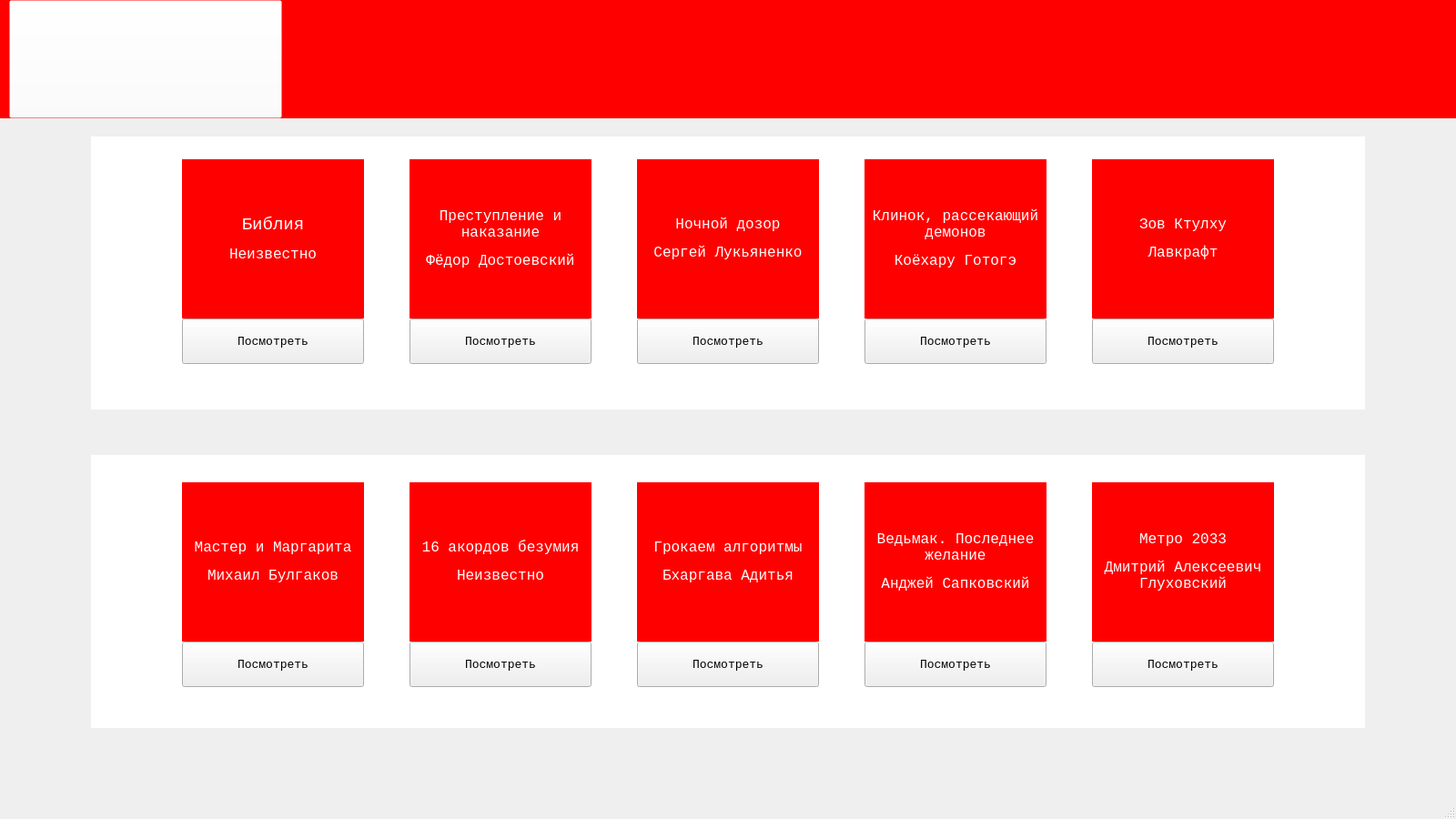
<?xml version="1.0" encoding="UTF-8"?>
<ui version="4.0">
 <class>MainWindow</class>
 <widget class="QMainWindow" name="MainWindow">
  <property name="geometry">
   <rect>
    <x>0</x>
    <y>0</y>
    <width>1600</width>
    <height>900</height>
   </rect>
  </property>
  <property name="font">
   <font>
    <family>Consolas</family>
    <pointsize>10</pointsize>
   </font>
  </property>
  <property name="acceptDrops">
   <bool>false</bool>
  </property>
  <property name="windowTitle">
   <string>MainWindow</string>
  </property>
  <widget class="QWidget" name="centralwidget">
   <widget class="QLabel" name="head_label">
    <property name="geometry">
     <rect>
      <x>0</x>
      <y>0</y>
      <width>1600</width>
      <height>130</height>
     </rect>
    </property>
    <property name="styleSheet">
     <string notr="true">background-color: rgb(255, 0, 0);</string>
    </property>
    <property name="text">
     <string/>
    </property>
   </widget>
   <widget class="QLabel" name="booker_label">
    <property name="geometry">
     <rect>
      <x>10</x>
      <y>0</y>
      <width>300</width>
      <height>130</height>
     </rect>
    </property>
    <property name="text">
     <string/>
    </property>
    <property name="pixmap">
     <pixmap>logo.png</pixmap>
    </property>
   </widget>
   <widget class="QPushButton" name="main_button">
    <property name="enabled">
     <bool>true</bool>
    </property>
    <property name="geometry">
     <rect>
      <x>10</x>
      <y>0</y>
      <width>300</width>
      <height>130</height>
     </rect>
    </property>
    <property name="cursor">
     <cursorShape>PointingHandCursor</cursorShape>
    </property>
    <property name="mouseTracking">
     <bool>false</bool>
    </property>
    <property name="styleSheet">
     <string notr="true">background-color: rgba(255, 255, 255, 0);</string>
    </property>
    <property name="text">
     <string/>
    </property>
   </widget>
   <widget class="QLabel" name="main_label1">
    <property name="geometry">
     <rect>
      <x>100</x>
      <y>150</y>
      <width>1400</width>
      <height>300</height>
     </rect>
    </property>
    <property name="styleSheet">
     <string notr="true">background-color: rgb(255, 255, 255);</string>
    </property>
    <property name="text">
     <string/>
    </property>
   </widget>
   <widget class="QLabel" name="main_label2">
    <property name="geometry">
     <rect>
      <x>100</x>
      <y>500</y>
      <width>1400</width>
      <height>300</height>
     </rect>
    </property>
    <property name="styleSheet">
     <string notr="true">background-color: rgb(255, 255, 255);</string>
    </property>
    <property name="text">
     <string/>
    </property>
   </widget>
   <widget class="QLabel" name="book1">
    <property name="geometry">
     <rect>
      <x>200</x>
      <y>175</y>
      <width>200</width>
      <height>175</height>
     </rect>
    </property>
    <property name="font">
     <font>
      <family>Consolas</family>
      <pointsize>12</pointsize>
     </font>
    </property>
    <property name="styleSheet">
     <string notr="true">background-color: rgb(255, 0, 0);
color: rgb(255, 255, 255);</string>
    </property>
    <property name="text">
     <string notr="true">&lt;html&gt;&lt;head/&gt;&lt;body&gt;&lt;p&gt;&lt;span style=&quot; font-size:14pt;&quot;&gt;Библия&lt;/span&gt;&lt;/p&gt;&lt;p&gt;Неизвестно&lt;/p&gt;&lt;/body&gt;&lt;/html&gt;</string>
    </property>
    <property name="textFormat">
     <enum>Qt::AutoText</enum>
    </property>
    <property name="alignment">
     <set>Qt::AlignCenter</set>
    </property>
    <property name="wordWrap">
     <bool>true</bool>
    </property>
   </widget>
   <widget class="QLabel" name="book6">
    <property name="geometry">
     <rect>
      <x>200</x>
      <y>530</y>
      <width>200</width>
      <height>175</height>
     </rect>
    </property>
    <property name="font">
     <font>
      <family>Consolas</family>
      <pointsize>12</pointsize>
     </font>
    </property>
    <property name="styleSheet">
     <string notr="true">background-color: rgb(255, 0, 0);
color: rgb(255, 255, 255);</string>
    </property>
    <property name="text">
     <string>&lt;html&gt;&lt;head/&gt;&lt;body&gt;&lt;p&gt;Мастер и Маргарита&lt;/p&gt;&lt;p&gt;Михаил Булгаков&lt;/p&gt;&lt;/body&gt;&lt;/html&gt;</string>
    </property>
    <property name="alignment">
     <set>Qt::AlignCenter</set>
    </property>
    <property name="wordWrap">
     <bool>true</bool>
    </property>
   </widget>
   <widget class="QLabel" name="book10">
    <property name="geometry">
     <rect>
      <x>1200</x>
      <y>530</y>
      <width>200</width>
      <height>175</height>
     </rect>
    </property>
    <property name="font">
     <font>
      <family>Consolas</family>
      <pointsize>12</pointsize>
     </font>
    </property>
    <property name="styleSheet">
     <string notr="true">background-color: rgb(255, 0, 0);
color: rgb(255, 255, 255);</string>
    </property>
    <property name="text">
     <string>&lt;html&gt;&lt;head/&gt;&lt;body&gt;&lt;p&gt;Метро 2033&lt;/p&gt;&lt;p&gt;Дмитрий Алексеевич Глуховский&lt;/p&gt;&lt;/body&gt;&lt;/html&gt;</string>
    </property>
    <property name="alignment">
     <set>Qt::AlignCenter</set>
    </property>
    <property name="wordWrap">
     <bool>true</bool>
    </property>
   </widget>
   <widget class="QLabel" name="book7">
    <property name="geometry">
     <rect>
      <x>450</x>
      <y>530</y>
      <width>200</width>
      <height>175</height>
     </rect>
    </property>
    <property name="font">
     <font>
      <family>Consolas</family>
      <pointsize>12</pointsize>
     </font>
    </property>
    <property name="styleSheet">
     <string notr="true">background-color: rgb(255, 0, 0);
color: rgb(255, 255, 255);</string>
    </property>
    <property name="text">
     <string>&lt;html&gt;&lt;head/&gt;&lt;body&gt;&lt;p&gt;16 акордов безумия&lt;/p&gt;&lt;p&gt;Неизвестно&lt;/p&gt;&lt;/body&gt;&lt;/html&gt;</string>
    </property>
    <property name="alignment">
     <set>Qt::AlignCenter</set>
    </property>
    <property name="wordWrap">
     <bool>true</bool>
    </property>
   </widget>
   <widget class="QLabel" name="book9">
    <property name="geometry">
     <rect>
      <x>950</x>
      <y>530</y>
      <width>200</width>
      <height>175</height>
     </rect>
    </property>
    <property name="font">
     <font>
      <family>Consolas</family>
      <pointsize>12</pointsize>
     </font>
    </property>
    <property name="styleSheet">
     <string notr="true">background-color: rgb(255, 0, 0);
color: rgb(255, 255, 255);</string>
    </property>
    <property name="text">
     <string>&lt;html&gt;&lt;head/&gt;&lt;body&gt;&lt;p&gt;Ведьмак. Последнее желание&lt;/p&gt;&lt;p&gt;Анджей Сапковский&lt;/p&gt;&lt;/body&gt;&lt;/html&gt;</string>
    </property>
    <property name="alignment">
     <set>Qt::AlignCenter</set>
    </property>
    <property name="wordWrap">
     <bool>true</bool>
    </property>
   </widget>
   <widget class="QLabel" name="book8">
    <property name="geometry">
     <rect>
      <x>700</x>
      <y>530</y>
      <width>200</width>
      <height>175</height>
     </rect>
    </property>
    <property name="font">
     <font>
      <family>Consolas</family>
      <pointsize>12</pointsize>
     </font>
    </property>
    <property name="styleSheet">
     <string notr="true">background-color: rgb(255, 0, 0);
color: rgb(255, 255, 255);</string>
    </property>
    <property name="text">
     <string>&lt;html&gt;&lt;head/&gt;&lt;body&gt;&lt;p&gt;Грокаем алгоритмы&lt;/p&gt;&lt;p&gt;Бхаргава Адитья&lt;/p&gt;&lt;/body&gt;&lt;/html&gt;</string>
    </property>
    <property name="alignment">
     <set>Qt::AlignCenter</set>
    </property>
    <property name="wordWrap">
     <bool>true</bool>
    </property>
   </widget>
   <widget class="QPushButton" name="book_button1">
    <property name="geometry">
     <rect>
      <x>200</x>
      <y>350</y>
      <width>200</width>
      <height>50</height>
     </rect>
    </property>
    <property name="cursor">
     <cursorShape>PointingHandCursor</cursorShape>
    </property>
    <property name="text">
     <string>Посмотреть</string>
    </property>
   </widget>
   <widget class="QPushButton" name="book_button2">
    <property name="geometry">
     <rect>
      <x>450</x>
      <y>350</y>
      <width>200</width>
      <height>50</height>
     </rect>
    </property>
    <property name="cursor">
     <cursorShape>PointingHandCursor</cursorShape>
    </property>
    <property name="text">
     <string>Посмотреть</string>
    </property>
   </widget>
   <widget class="QPushButton" name="book_button3">
    <property name="geometry">
     <rect>
      <x>700</x>
      <y>350</y>
      <width>200</width>
      <height>50</height>
     </rect>
    </property>
    <property name="cursor">
     <cursorShape>PointingHandCursor</cursorShape>
    </property>
    <property name="text">
     <string>Посмотреть</string>
    </property>
   </widget>
   <widget class="QPushButton" name="book_button4">
    <property name="geometry">
     <rect>
      <x>950</x>
      <y>350</y>
      <width>200</width>
      <height>50</height>
     </rect>
    </property>
    <property name="cursor">
     <cursorShape>PointingHandCursor</cursorShape>
    </property>
    <property name="text">
     <string>Посмотреть</string>
    </property>
   </widget>
   <widget class="QPushButton" name="book_button5">
    <property name="geometry">
     <rect>
      <x>1200</x>
      <y>350</y>
      <width>200</width>
      <height>50</height>
     </rect>
    </property>
    <property name="cursor">
     <cursorShape>PointingHandCursor</cursorShape>
    </property>
    <property name="text">
     <string>Посмотреть</string>
    </property>
   </widget>
   <widget class="QPushButton" name="book_button8">
    <property name="geometry">
     <rect>
      <x>700</x>
      <y>705</y>
      <width>200</width>
      <height>50</height>
     </rect>
    </property>
    <property name="cursor">
     <cursorShape>PointingHandCursor</cursorShape>
    </property>
    <property name="text">
     <string>Посмотреть</string>
    </property>
   </widget>
   <widget class="QPushButton" name="book_button10">
    <property name="geometry">
     <rect>
      <x>1200</x>
      <y>705</y>
      <width>200</width>
      <height>50</height>
     </rect>
    </property>
    <property name="cursor">
     <cursorShape>PointingHandCursor</cursorShape>
    </property>
    <property name="text">
     <string>Посмотреть</string>
    </property>
   </widget>
   <widget class="QPushButton" name="book_button7">
    <property name="geometry">
     <rect>
      <x>450</x>
      <y>705</y>
      <width>200</width>
      <height>50</height>
     </rect>
    </property>
    <property name="cursor">
     <cursorShape>PointingHandCursor</cursorShape>
    </property>
    <property name="text">
     <string>Посмотреть</string>
    </property>
   </widget>
   <widget class="QPushButton" name="book_button6">
    <property name="geometry">
     <rect>
      <x>200</x>
      <y>705</y>
      <width>200</width>
      <height>50</height>
     </rect>
    </property>
    <property name="cursor">
     <cursorShape>PointingHandCursor</cursorShape>
    </property>
    <property name="text">
     <string>Посмотреть</string>
    </property>
   </widget>
   <widget class="QPushButton" name="book_button9">
    <property name="geometry">
     <rect>
      <x>950</x>
      <y>705</y>
      <width>200</width>
      <height>50</height>
     </rect>
    </property>
    <property name="cursor">
     <cursorShape>PointingHandCursor</cursorShape>
    </property>
    <property name="text">
     <string>Посмотреть</string>
    </property>
   </widget>
   <widget class="QLabel" name="book2">
    <property name="geometry">
     <rect>
      <x>450</x>
      <y>175</y>
      <width>200</width>
      <height>175</height>
     </rect>
    </property>
    <property name="font">
     <font>
      <family>Consolas</family>
      <pointsize>12</pointsize>
     </font>
    </property>
    <property name="styleSheet">
     <string notr="true">background-color: rgb(255, 0, 0);
color: rgb(255, 255, 255);</string>
    </property>
    <property name="text">
     <string notr="true">&lt;html&gt;&lt;head/&gt;&lt;body&gt;&lt;p&gt;Преступление и наказание&lt;/p&gt;&lt;p&gt;Фёдор Достоевский&lt;/p&gt;&lt;/body&gt;&lt;/html&gt;</string>
    </property>
    <property name="textFormat">
     <enum>Qt::AutoText</enum>
    </property>
    <property name="alignment">
     <set>Qt::AlignCenter</set>
    </property>
    <property name="wordWrap">
     <bool>true</bool>
    </property>
   </widget>
   <widget class="QLabel" name="book3">
    <property name="geometry">
     <rect>
      <x>700</x>
      <y>175</y>
      <width>200</width>
      <height>175</height>
     </rect>
    </property>
    <property name="font">
     <font>
      <family>Consolas</family>
      <pointsize>12</pointsize>
     </font>
    </property>
    <property name="styleSheet">
     <string notr="true">background-color: rgb(255, 0, 0);
color: rgb(255, 255, 255);</string>
    </property>
    <property name="text">
     <string notr="true">&lt;html&gt;&lt;head/&gt;&lt;body&gt;&lt;p&gt;Ночной дозор&lt;/p&gt;&lt;p&gt;Сергей Лукьяненко&lt;/p&gt;&lt;/body&gt;&lt;/html&gt;</string>
    </property>
    <property name="textFormat">
     <enum>Qt::AutoText</enum>
    </property>
    <property name="alignment">
     <set>Qt::AlignCenter</set>
    </property>
    <property name="wordWrap">
     <bool>true</bool>
    </property>
   </widget>
   <widget class="QLabel" name="book4">
    <property name="geometry">
     <rect>
      <x>950</x>
      <y>175</y>
      <width>200</width>
      <height>175</height>
     </rect>
    </property>
    <property name="font">
     <font>
      <family>Consolas</family>
      <pointsize>12</pointsize>
     </font>
    </property>
    <property name="styleSheet">
     <string notr="true">background-color: rgb(255, 0, 0);
color: rgb(255, 255, 255);</string>
    </property>
    <property name="text">
     <string notr="true">&lt;html&gt;&lt;head/&gt;&lt;body&gt;&lt;p&gt;Клинок, рассекающий демонов&lt;/p&gt;&lt;p&gt;Коёхару Готогэ&lt;/p&gt;&lt;/body&gt;&lt;/html&gt;</string>
    </property>
    <property name="textFormat">
     <enum>Qt::AutoText</enum>
    </property>
    <property name="alignment">
     <set>Qt::AlignCenter</set>
    </property>
    <property name="wordWrap">
     <bool>true</bool>
    </property>
   </widget>
   <widget class="QLabel" name="book5">
    <property name="geometry">
     <rect>
      <x>1200</x>
      <y>175</y>
      <width>200</width>
      <height>175</height>
     </rect>
    </property>
    <property name="font">
     <font>
      <family>Consolas</family>
      <pointsize>12</pointsize>
     </font>
    </property>
    <property name="styleSheet">
     <string notr="true">background-color: rgb(255, 0, 0);
color: rgb(255, 255, 255);</string>
    </property>
    <property name="text">
     <string notr="true">&lt;html&gt;&lt;head/&gt;&lt;body&gt;&lt;p&gt;Зов Ктулху&lt;/p&gt;&lt;p&gt;Лавкрафт&lt;/p&gt;&lt;/body&gt;&lt;/html&gt;</string>
    </property>
    <property name="textFormat">
     <enum>Qt::AutoText</enum>
    </property>
    <property name="alignment">
     <set>Qt::AlignCenter</set>
    </property>
    <property name="wordWrap">
     <bool>true</bool>
    </property>
   </widget>
  </widget>
  <widget class="QMenuBar" name="menubar">
   <property name="geometry">
    <rect>
     <x>0</x>
     <y>0</y>
     <width>1600</width>
     <height>26</height>
    </rect>
   </property>
  </widget>
  <widget class="QStatusBar" name="statusbar"/>
 </widget>
 <resources/>
 <connections/>
</ui>
